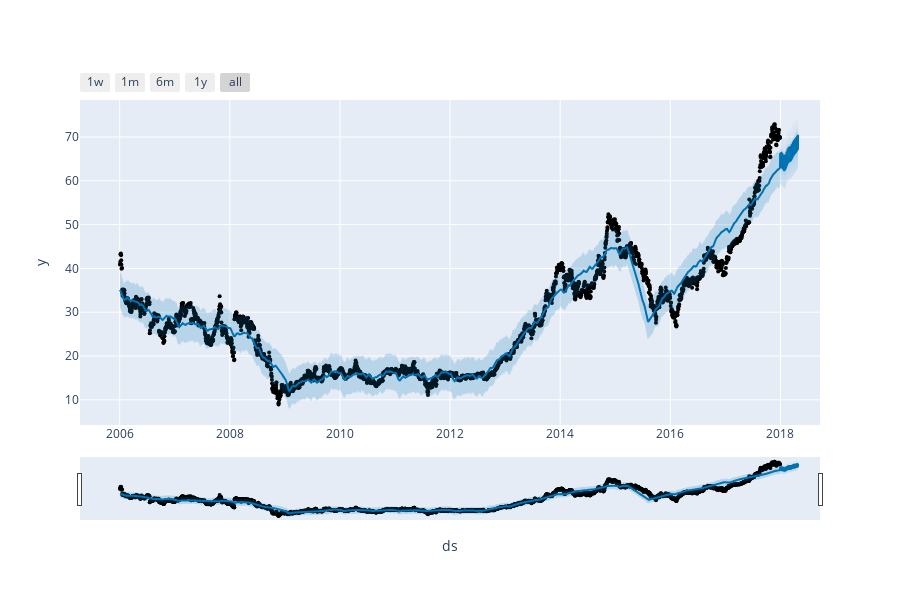

The code cell stored with this chart in its notebook:
### Markdown cell above
### Plot the forecast

An interactive figure of the forecast and components can be created with plotly. You will need to install plotly 4.0 or above separately, as it will not by default be installed with prophet. You will also need to install the notebook and ipywidgets packages.

### Code cell
plot_plotly(model, forecast)

### Figure 1 — Plotly figure (JSON) as saved in the notebook; plotly's stock layout.template omitted (floating-point values rounded to 4 significant figures; data arrays with more than 128 entries replaced by an {"elided": "..."} marker saying what was removed)
{"data": [{"marker": {"color": "black", "size": 4}, "mode": "markers", "name": "Actual", "type": "scatter", "x": {"elided": "3019 str values"}, "y": {"elided": "3019 float values"}}, {"hoverinfo": "skip", "line": {"width": 0}, "mode": "lines", "type": "scatter", "x": {"elided": "3139 str values"}, "y": {"elided": "3139 float values"}}, {"fill": "tonexty", "fillcolor": "rgba(0, 114, 178, 0.2)", "line": {"color": "#0072B2", "width": 2}, "mode": "lines", "name": "Predicted", "type": "scatter", "x": {"elided": "3139 str values"}, "y": {"elided": "3139 float values"}}, {"fill": "tonexty", "fillcolor": "rgba(0, 114, 178, 0.2)", "hoverinfo": "skip", "line": {"width": 0}, "mode": "lines", "type": "scatter", "x": {"elided": "3139 str values"}, "y": {"elided": "3139 float values"}}], "layout": {"height": 600, "showlegend": false, "width": 900, "xaxis": {"rangeselector": {"buttons": [{"count": 7, "label": "1w", "step": "day", "stepmode": "backward"}, {"count": 1, "label": "1m", "step": "month", "stepmode": "backward"}, {"count": 6, "label": "6m", "step": "month", "stepmode": "backward"}, {"count": 1, "label": "1y", "step": "year", "stepmode": "backward"}, {"step": "all"}]}, "rangeslider": {"visible": true}, "title": {"text": "ds"}, "type": "date"}, "yaxis": {"title": {"text": "y"}}}}
